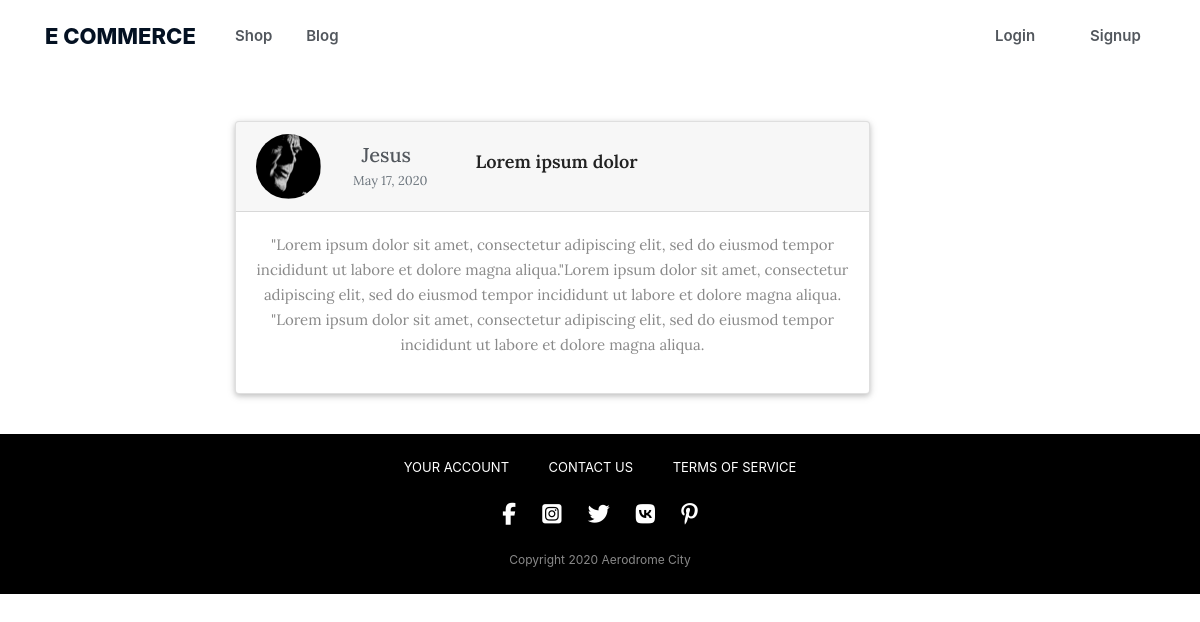
Before: /blog/post/2/ with the older database file.
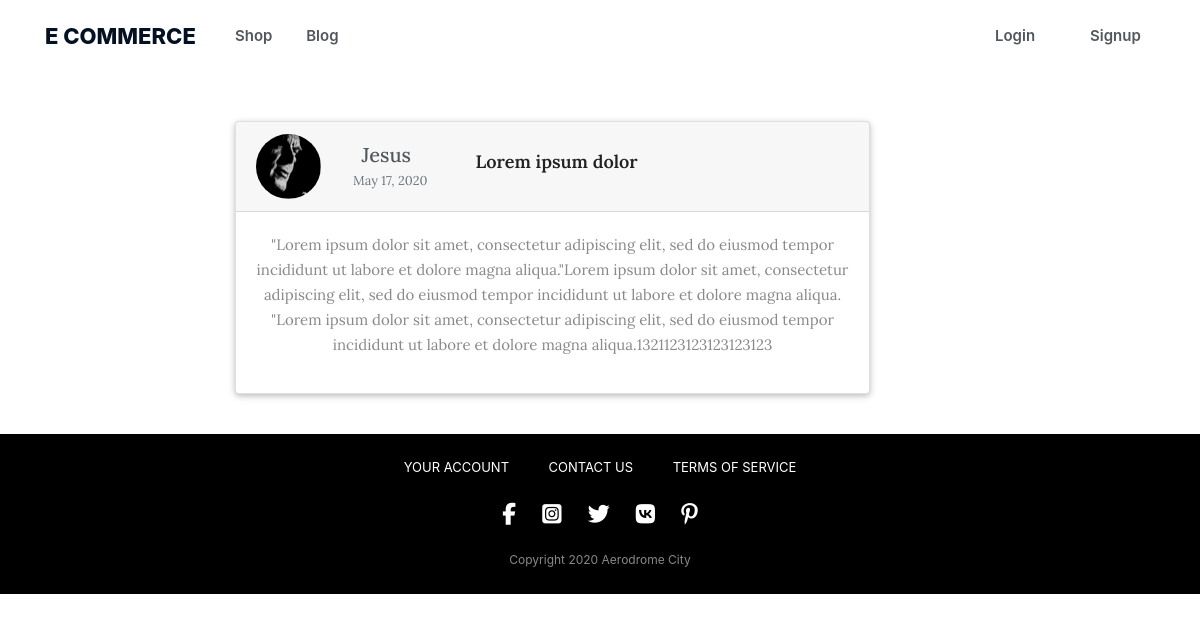
After: the same page with the newer database file.
### blog/models.py (models this page shows, shortened)
class Post(models.Model):
    title = models.CharField(max_length=150, db_index=True)
    slug = models.SlugField(max_length=150, unique=True)
    content = models.TextField(blank=True, db_index=True)
    date_posted = models.DateTimeField(default=timezone.now)
    author = models.ForeignKey(settings.AUTH_USER_MODEL, on_delete=models.CASCADE)
    def get_username_url(self):
        return reverse('user-posts', kwargs={'username': self.author.username})

### store/models.py (models this page shows, shortened)
class UserProfile(models.Model):
    user = models.OneToOneField(
        settings.AUTH_USER_MODEL, on_delete=models.CASCADE)
    stripe_customer_id = models.CharField(max_length=50, blank=True, null=True)
    one_click_purchasing = models.BooleanField(default=False)
    image = models.ImageField(default='default.jpg', upload_to='profile_pics')

### blog/views.py (the view)
# urls.py: path('post/<int:pk>/', PostDetailView.as_view(), name='post-detail'),
class PostDetailView(DetailView):
    model = Post
    template_name = 'blog/post_detail.html'

### blog/templates/blog/post_detail.html (shortened to what this page needs)
{% extends "blog/base.html" %}
{% load static %}
{% block content %}
    <div class="card gedf-card mt-5">
                <div class="card-header">
                    <div class="d-flex justify-content-between align-items-center">
                        <div class="d-flex justify-content-between align-items-center">
                            <div class="mr-2">
                                <img id="image-blog" class="rounded-circle article-img" src="{{ post.author.userprofile.image.url }}">
                            </div>
                            <div class="ml-2">
                                <div class="h5 m-0">
                                    <a class="mr-2 navigation__link" href="{{ post.get_username_url }}">
                                        {{ post.author }}
                                    </a>
                                </div>
                                <div class="h7 text-muted">
                                    <small class="text-muted">
                                        {{ post.date_posted|date:"F d, Y" }}
                                    </small>
                                </div>
                            </div>
                            <div class="ml-5">
                                    <h2 class="blog__title">
                                        {{ post.title }}
                                    </h2>
                            </div>
                        </div>
                    </div>
                </div>
                <div class="card-body ">
                        <p class="desc__blog">
                            {{ post.content }}
                        </p>
                </div>
            </div>
{% endblock content %}

Changed rows visible on the page:
changed Post "Lorem ipsum dolor": content "…labore et dolore magna aliqua." → "…labore et dolore magna aliqua.1321123123123123123"
